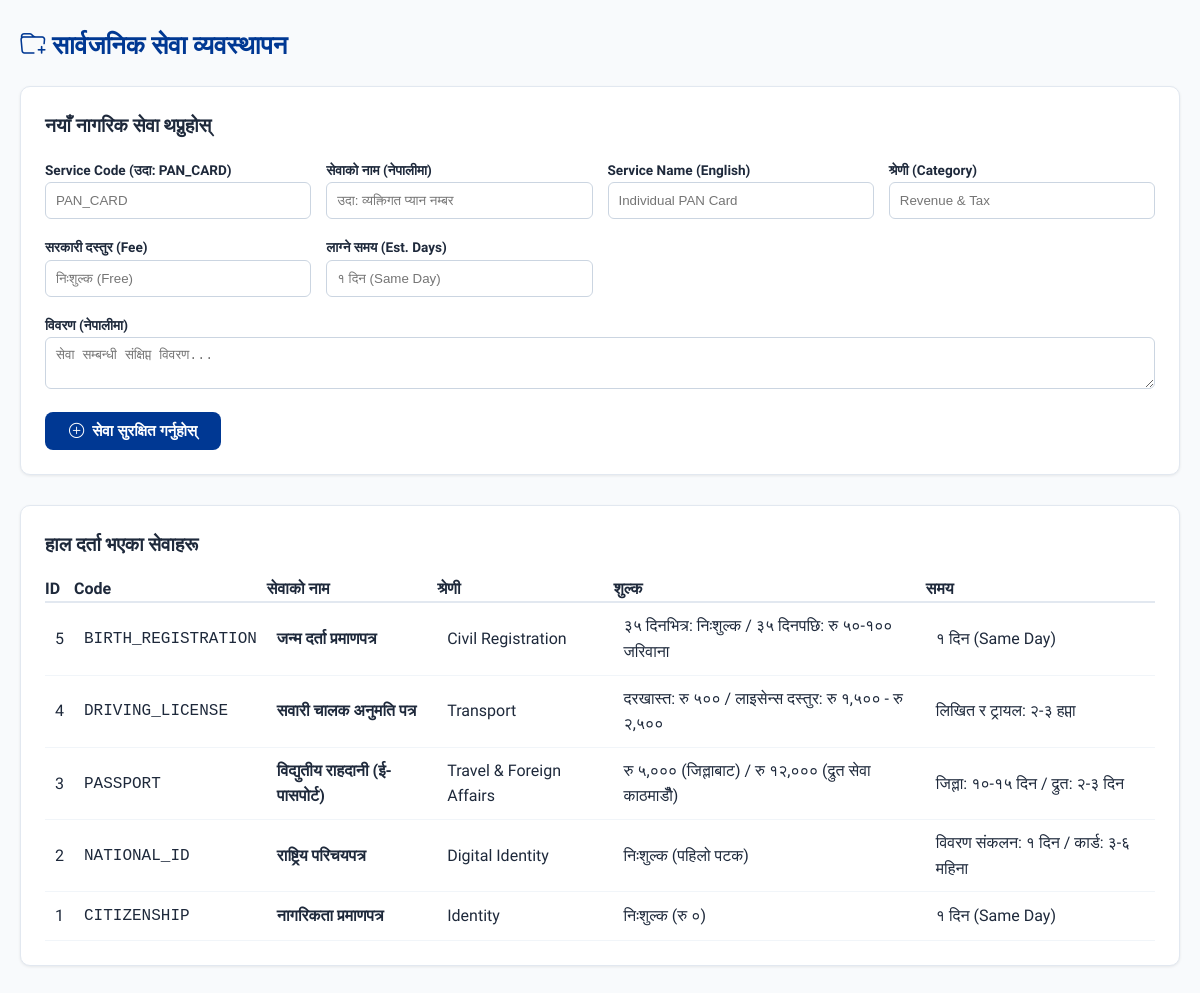
The app's page /manage_services.php (signed in) with its own data.
### tables this page shows
CREATE TABLE `services` (
  `id` INT AUTO_INCREMENT PRIMARY KEY,
  `code` VARCHAR(50) NOT NULL UNIQUE,
  `name_en` VARCHAR(150) NOT NULL,
  `name_np` VARCHAR(200) NOT NULL,
  `category` VARCHAR(100) NOT NULL,
  `description_en` TEXT,
  `description_np` TEXT,
  `standard_fee` VARCHAR(100) DEFAULT 'निःशुल्क / Free',
  `estimated_days` VARCHAR(100) DEFAULT '१-३ दिन / 1-3 Days',
  `online_portal_url` VARCHAR(255) NULL,
  `icon` VARCHAR(50) DEFAULT 'bi-file-earmark-text',
  `created_at` TIMESTAMP DEFAULT CURRENT_TIMESTAMP
);

### manage_services.php (the view, shortened to what this page needs)
<?php
$db = Database::getConnection();
$services = $db->query("SELECT * FROM services ORDER BY id DESC")->fetchAll();
?>
<!DOCTYPE html>
<html lang="ne">
<head>
    <link rel="stylesheet" href="https://cdn.jsdelivr.net/npm/bootstrap-icons@1.11.3/font/bootstrap-icons.min.css">
    <link rel="stylesheet" href="../assets/css/style.css">
</head>
<body style="background:#f8fafc;">
<main class="main-wrapper" style="padding-top:25px;">
    <h2 style="font-size:1.6rem;font-weight:800;color:var(--primary);margin-bottom:20px;">
        <i class="bi bi-folder-plus"></i> <span data-np="सार्वजनिक सेवा व्यवस्थापन" data-en="Public Services Management">सार्वजनिक सेवा व्यवस्थापन</span>
    </h2>
    <div style="background:white;padding:24px;border-radius:var(--radius-md);border:1px solid var(--border-color);margin-bottom:30px;box-shadow:var(--shadow-sm);">
        <h3 style="font-size:1.2rem;font-weight:700;margin-bottom:15px;color:var(--text-main);">
            <span data-np="नयाँ नागरिक सेवा थप्नुहोस्" data-en="Add New Public Service">नयाँ नागरिक सेवा थप्नुहोस्</span>
        </h3>
        <form method="POST" action="manage_services.php" style="display:grid;grid-template-columns:repeat(auto-fit, minmax(240px, 1fr));gap:15px;">
            <div>
                <label style="font-size:0.85rem;font-weight:700;">Service Code (उदा: PAN_CARD)</label>
                <input type="text" name="code" class="form-control" placeholder="PAN_CARD" required style="width:100%;padding:10px;border-radius:6px;border:1px solid #cbd5e1;">
            </div>
            <div>
                <label style="font-size:0.85rem;font-weight:700;" data-np="सेवाको नाम (नेपालीमा)" data-en="Service Name (Nepali)">सेवाको नाम (नेपालीमा)</label>
                <input type="text" name="name_np" class="form-control" placeholder="उदा: व्यक्तिगत प्यान नम्बर" required style="width:100%;padding:10px;border-radius:6px;border:1px solid #cbd5e1;">
            </div>
            <div>
                <label style="font-size:0.85rem;font-weight:700;">Service Name (English)</label>
                <input type="text" name="name_en" class="form-control" placeholder="Individual PAN Card" required style="width:100%;padding:10px;border-radius:6px;border:1px solid #cbd5e1;">
            </div>
            <div>
                <label style="font-size:0.85rem;font-weight:700;" data-np="श्रेणी (Category)" data-en="Category">श्रेणी (Category)</label>
                <input type="text" name="category" class="form-control" placeholder="Revenue & Tax" required style="width:100%;padding:10px;border-radius:6px;border:1px solid #cbd5e1;">
            </div>
            <div>
                <label style="font-size:0.85rem;font-weight:700;" data-np="सरकारी दस्तुर (Fee)" data-en="Standard Fee">सरकारी दस्तुर (Fee)</label>
                <input type="text" name="standard_fee" class="form-control" placeholder="निःशुल्क (Free)" style="width:100%;padding:10px;border-radius:6px;border:1px solid #cbd5e1;">
            </div>
            <div>
                <label style="font-size:0.85rem;font-weight:700;" data-np="लाग्ने समय (Est. Days)" data-en="Estimated Days">लाग्ने समय (Est. Days)</label>
                <input type="text" name="estimated_days" class="form-control" placeholder="१ दिन (Same Day)" style="width:100%;padding:10px;border-radius:6px;border:1px solid #cbd5e1;">
            </div>
            <div style="grid-column: 1 / -1;">
                <label style="font-size:0.85rem;font-weight:700;" data-np="विवरण (नेपालीमा)" data-en="Description (Nepali)">विवरण (नेपालीमा)</label>
                <textarea name="desc_np" rows="2" style="width:100%;padding:10px;border-radius:6px;border:1px solid #cbd5e1;" placeholder="सेवा सम्बन्धी संक्षिप्त विवरण..."></textarea>
            </div>
            <div style="grid-column: 1 / -1;">
                <button type="submit" class="btn-action btn-action-primary" style="padding:10px 24px;">
                    <i class="bi bi-plus-circle"></i> <span data-np="सेवा सुरक्षित गर्नुहोस्" data-en="Save Service">सेवा सुरक्षित गर्नुहोस्</span>
                </button>
            </div>
        </form>
    </div>
    <div style="background:white;padding:24px;border-radius:var(--radius-md);border:1px solid var(--border-color);box-shadow:var(--shadow-sm);overflow-x:auto;">
        <h3 style="font-size:1.2rem;font-weight:700;margin-bottom:15px;" data-np="हाल दर्ता भएका सेवाहरू" data-en="Registered Public Services">हाल दर्ता भएका सेवाहरू</h3>
        <table class="custom-table" style="width:100%;border-collapse:collapse;">
            <thead>
                <tr style="border-bottom:2px solid #e2e8f0;text-align:left;">
                    <th>ID</th>
                    <th>Code</th>
                    <th data-np="सेवाको नाम" data-en="Service Name">सेवाको नाम</th>
                    <th data-np="श्रेणी" data-en="Category">श्रेणी</th>
                    <th data-np="शुल्क" data-en="Fee">शुल्क</th>
                    <th data-np="समय" data-en="Est. Time">समय</th>
                </tr>
            </thead>
            <tbody>
                <?php foreach ($services as $svc): ?>
                    <tr style="border-bottom:1px solid #f1f5f9;">
                        <td style="padding:10px;"><?= $svc['id'] ?></td>
                        <td style="padding:10px;"><code><?= htmlspecialchars($svc['code']) ?></code></td>
                        <td style="padding:10px;"><strong><?= htmlspecialchars($svc['name_np']) ?></strong></td>
                        <td style="padding:10px;"><?= htmlspecialchars($svc['category']) ?></td>
                        <td style="padding:10px;"><?= htmlspecialchars($svc['standard_fee']) ?></td>
                        <td style="padding:10px;"><?= htmlspecialchars($svc['estimated_days']) ?></td>
                    </tr>
                <?php endforeach; ?>
            </tbody>
        </table>
    </div>
</main>
</body>
</html>

### style.css (style rules this page uses)
:root { --primary: #003893; --primary-dark: #002566; --secondary: #dc2626; --secondary-hover: #b91c1c; --accent: #f59e0b; --success: #16a34a; --bg-main: #f8fafc; --bg-card: #ffffff; --text-main: #1e293b; --text-muted: #64748b; --border-color: #e2e8f0; --font-base: 'Mukta', 'Segoe UI', Tahoma, Geneva, Verdana, sans-serif; --font-size-base: 16px; --radius-lg: 16px; --radius-md: 10px; --shadow-sm: 0 1px 3px rgba(0,0,0,0.08); --shadow-md: 0 4px 6px -1px rgba(0,0,0,0.1), 0 2px 4px -2px rgba(0,0,0,0.06); --shadow-lg: 0 10px 15px -3px rgba(0,0,0,0.1), 0 4px 6px -4px rgba(0,0,0,0.05); }
* { box-sizing: border-box; margin: 0; padding: 0; }
body { font-family: var(--font-base); font-size: var(--font-size-base); background-color: var(--bg-main); color: var(--text-main); line-height: 1.6; min-height: 100vh; display: flex; flex-direction: column; }
.main-wrapper { flex: 1; max-width: 1200px; width: 100%; margin: 0 auto; padding: 24px 20px 60px; }
.btn-action { padding: 10px 20px; border-radius: 8px; font-weight: 700; font-size: 0.95rem; cursor: pointer; display: flex; align-items: center; gap: 8px; border: none; transition: all 0.2s; }
.btn-action-primary { background: var(--primary); color: white; }

### records on screen
services: id "5", code "BIRTH_REGISTRATION", name_np "जन्म दर्ता प्रमाणपत्र", category "Civil Registration", standard_fee "३५ दिनभित्र: निःशुल्क / ३५ दिनपछि: रु ५०-१०० जरिवाना", estimated_days "१ दिन (Same Day)"
services: id "4", code "DRIVING_LICENSE", name_np "सवारी चालक अनुमति पत्र", category "Transport", standard_fee "दरखास्त: रु ५०० / लाइसेन्स दस्तुर: रु १,५०० - रु २,५००", estimated_days "लिखित र ट्रायल: २-३ हप्ता"
services: id "3", code "PASSPORT", name_np "विद्युतीय राहदानी (ई-पासपोर्ट)", category "Travel & Foreign Affairs", standard_fee "रु ५,००० (जिल्लाबाट) / रु १२,००० (द्रुत सेवा काठमाडौँ)", estimated_days "जिल्ला: १०-१५ दिन / द्रुत: २-३ दिन"
services: id "2", code "NATIONAL_ID", name_np "राष्ट्रिय परिचयपत्र", category "Digital Identity", standard_fee "निःशुल्क (पहिलो पटक)", estimated_days "विवरण संकलन: १ दिन / कार्ड: ३-६ महिना"
services: id "1", code "CITIZENSHIP", name_np "नागरिकता प्रमाणपत्र", category "Identity", standard_fee "निःशुल्क (रु ०)", estimated_days "१ दिन (Same Day)"
